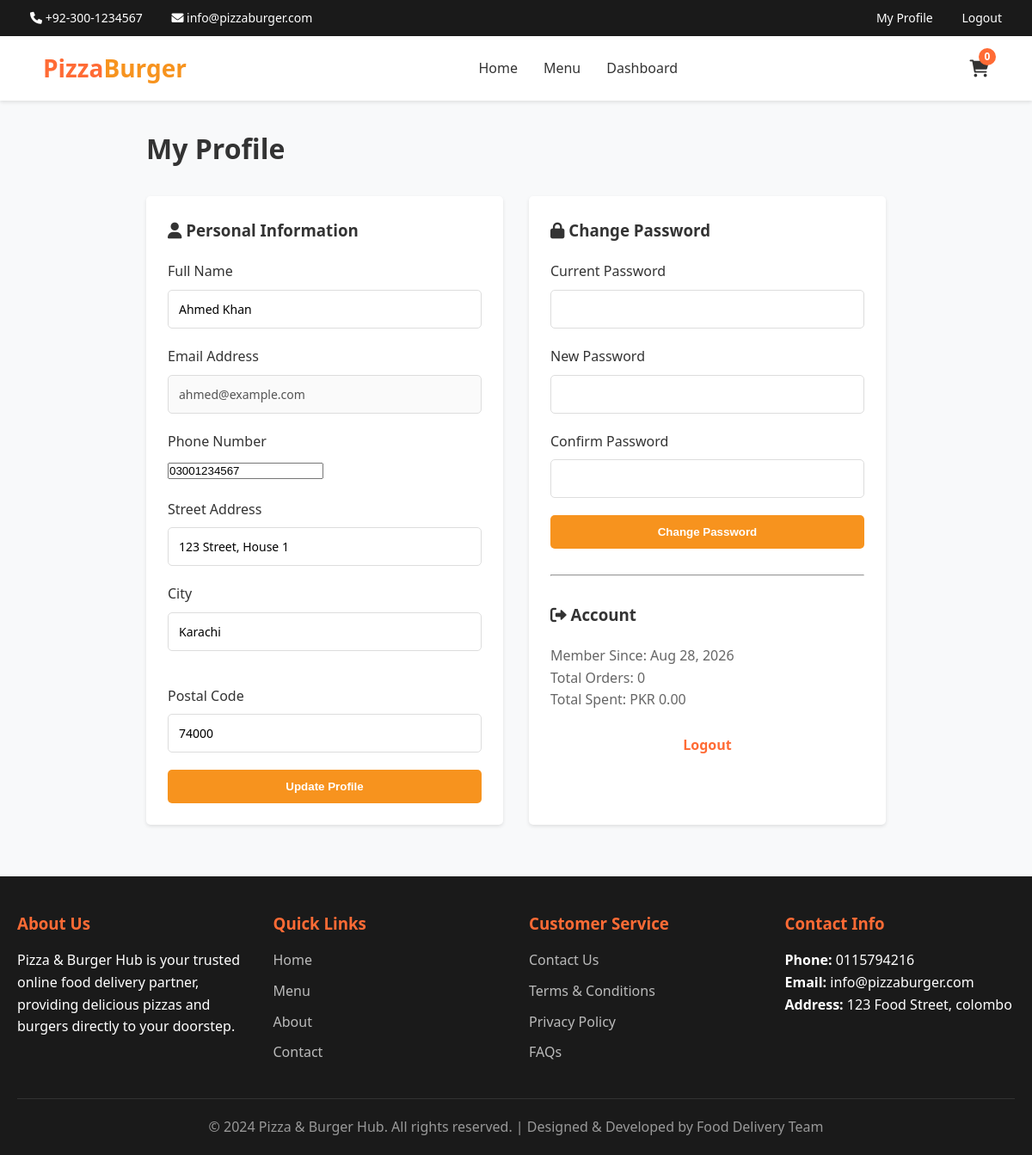
Page /customer/profile.php (signed in) on the committed database.
### tables this page shows
CREATE TABLE IF NOT EXISTS customers (
    id INT PRIMARY KEY AUTO_INCREMENT,
    name VARCHAR(100) NOT NULL,
    email VARCHAR(100) UNIQUE NOT NULL,
    phone VARCHAR(20) NOT NULL,
    password VARCHAR(255) NOT NULL,
    address VARCHAR(255),
    city VARCHAR(100),
    postal_code VARCHAR(20),
    status ENUM('active', 'blocked', 'inactive') DEFAULT 'active',
    total_orders INT DEFAULT 0,
    total_spent DECIMAL(10, 2) DEFAULT 0,
    created_at TIMESTAMP DEFAULT CURRENT_TIMESTAMP,
    updated_at TIMESTAMP DEFAULT CURRENT_TIMESTAMP ON UPDATE CURRENT_TIMESTAMP,
    INDEX idx_email (email),
    INDEX idx_phone (phone),
    INDEX idx_status (status)
);

### backend/classes/Customer.php (called while the page is built, shortened)
<?php
require_once 'Database.php';
class Customer {
    private $db;
    public function __construct($connection) {
        $this->db = new Database($connection);
    }
    public function getById($id) {
        $result = $this->db->selectOne("SELECT * FROM customers WHERE id = ?", [$id]);
        return $result;
    }
}
?>

### backend/classes/Database.php (called while the page is built, shortened)
<?php
class Database {
    private $conn;
    public function __construct($connection) {
        $this->conn = $connection;
    }
    public function select($query, $params = []) {
        $stmt = $this->conn->prepare($query);
        if (!empty($params)) {
            $types = '';
            $values = [];
            foreach ($params as $param) {
                if (is_int($param)) {
                    $types .= 'i';
                } elseif (is_float($param)) {
                    $types .= 'd';
                } else {
                    $types .= 's';
                }
                $values[] = $param;
            }
            array_unshift($values, $types);
            $refs = [];
            foreach ($values as $key => $value) {
                $refs[$key] = &$values[$key];
            }
            call_user_func_array([$stmt, 'bind_param'], $refs);
        }
        if (!$stmt->execute()) {
            return ['success' => false, 'message' => 'Query execution failed: ' . $stmt->error];
        }
        $result = $stmt->get_result();
        $data = [];
        while ($row = $result->fetch_assoc()) {
            $data[] = $row;
        }
        return ['success' => true, 'data' => $data];
    }
    public function selectOne($query, $params = []) {
        $result = $this->select($query, $params);
        if ($result['success'] && !empty($result['data'])) {
            return ['success' => true, 'data' => $result['data'][0]];
        }
        return ['success' => false, 'message' => 'No data found'];
    }
}
?>

### customer/profile.php (the view, shortened to what this page needs)
<?php
require_once '../backend/includes/init.php';
require 'header.php';
$customer_id = $_SESSION['customer_id'];
$customer_obj = new Customer($conn);
$customer_info = $customer_obj->getById($customer_id);
$customer = $customer_info['data'] ?? [];
?>
<div class="container" style="margin-top: 30px; margin-bottom: 60px; max-width: 900px;">
    <h1 style="margin-bottom: 30px;">My Profile</h1>
    <div class="row cols-2" style="gap: 30px;">
        <div style="background: white; padding: 25px; border-radius: 5px; box-shadow: 0 2px 4px rgba(0,0,0,0.1);">
            <h3 style="margin-bottom: 20px;"><i class="fas fa-user"></i> Personal Information</h3>
            <form method="POST">
                <div class="form-group">
                    <label for="name">Full Name</label>
                    <input type="text" id="name" name="name" value="<?php echo htmlspecialchars($customer['name'] ?? ''); ?>" required>
                </div>
                <div class="form-group">
                    <label for="email">Email Address</label>
                    <input type="email" id="email" value="<?php echo htmlspecialchars($customer['email'] ?? ''); ?>" disabled>
                </div>
                <div class="form-group">
                    <label for="phone">Phone Number</label>
                    <input type="tel" id="phone" name="phone" value="<?php echo htmlspecialchars($customer['phone'] ?? ''); ?>" required>
                </div>
                <div class="form-group">
                    <label for="address">Street Address</label>
                    <input type="text" id="address" name="address" value="<?php echo htmlspecialchars($customer['address'] ?? ''); ?>">
                </div>
                <div class="row cols-2">
                    <div class="form-group">
                        <label for="city">City</label>
                        <input type="text" id="city" name="city" value="<?php echo htmlspecialchars($customer['city'] ?? ''); ?>">
                    </div>
                    <div class="form-group">
                        <label for="postal_code">Postal Code</label>
                        <input type="text" id="postal_code" name="postal_code" value="<?php echo htmlspecialchars($customer['postal_code'] ?? ''); ?>">
                    </div>
                </div>
                <button type="submit" name="update_profile" class="btn-secondary" style="width: 100%; padding: 12px;">Update Profile</button>
            </form>
        </div>
        <div style="background: white; padding: 25px; border-radius: 5px; box-shadow: 0 2px 4px rgba(0,0,0,0.1);">
            <h3 style="margin-bottom: 20px;"><i class="fas fa-lock"></i> Change Password</h3>
            <form method="POST">
                <div class="form-group">
                    <label for="old_password">Current Password</label>
                    <input type="password" id="old_password" name="old_password" required>
                </div>
                <div class="form-group">
                    <label for="new_password">New Password</label>
                    <input type="password" id="new_password" name="new_password" required>
                </div>
                <div class="form-group">
                    <label for="confirm_password">Confirm Password</label>
                    <input type="password" id="confirm_password" name="confirm_password" required>
                </div>
                <button type="submit" name="change_password" class="btn-secondary" style="width: 100%; padding: 12px;">Change Password</button>
            </form>
            <hr style="margin: 30px 0;">
            <h3 style="margin-bottom: 20px;"><i class="fas fa-sign-out-alt"></i> Account</h3>
            <div style="color: #666; margin-bottom: 15px;">
                <p>Member Since: <?php echo date('M d, Y', strtotime($customer['created_at'] ?? '')); ?></p>
                <p>Total Orders: <?php echo $customer['total_orders']; ?></p>
                <p>Total Spent: PKR <?php echo number_format($customer['total_spent'], 2); ?></p>
            </div>
            <a href="logout.php" class="btn-primary" style="width: 100%; text-align: center; padding: 12px; text-decoration: none; display: block;">Logout</a>
        </div>
    </div>
</div>
<?php require 'footer.php'; ?>

### css/style.css (style rules this page uses)
* { margin: 0; padding: 0; box-sizing: border-box; }
:root { --primary-color: #FF6B35; --secondary-color: #F7931E; --dark-color: #1a1a1a; --light-color: #f8f9fa; --text-color: #333; --border-color: #ddd; --success-color: #28a745; --danger-color: #dc3545; --warning-color: #ffc107; --info-color: #17a2b8; }
html, body { font-family: 'Segoe UI', Tahoma, Geneva, Verdana, sans-serif; background-color: var(--light-color); color: var(--text-color); line-height: 1.6; }
.btn-primary { padding: 12px 30px; background: white; color: var(--primary-color); border: none; border-radius: 5px; cursor: pointer; font-weight: bold; transition: all 0.3s; text-decoration: none; display: inline-block; }
.btn-secondary { padding: 12px 30px; background: var(--secondary-color); color: white; border: none; border-radius: 5px; cursor: pointer; font-weight: bold; transition: all 0.3s; text-decoration: none; display: inline-block; }
.container { max-width: 1200px; margin: 0 auto; padding: 0 20px; }
.row { display: grid; gap: 20px; }
.row.cols-2 { grid-template-columns: repeat(auto-fit, minmax(250px, 1fr)); }
.form-group { margin-bottom: 20px; }
label { display: block; margin-bottom: 8px; font-weight: 500; color: var(--text-color); }
input[type="text"], input[type="email"], input[type="password"], input[type="phone"], input[type="number"], textarea, select { width: 100%; padding: 12px; border: 1px solid var(--border-color); border-radius: 5px; font-family: inherit; font-size: 14px; transition: border-color 0.3s; }

### rows in the picture
customers: name "Ahmed Khan", email "ahmed@example.com", phone "03001234567", address "123 Street, House 1", city "Karachi", postal_code "74000", created_at "Aug 28, 2026", total_orders "0", total_spent "0.00"
